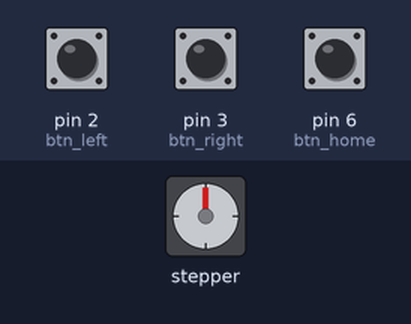
The program below on a simulated MicroPython board. On the bench: stepper motor. Inputs (shaded band) come from the test bench; at power-on: pin 2 (btn_left) HIGH, pin 3 (btn_right) HIGH, pin 6 (btn_home) HIGH. The stepper is drawn at 200 steps a turn.

Above: at 3.2 s.
3.3 s: pin 2 (btn_left) pulled LOW for 1 s
At 4.6 s:
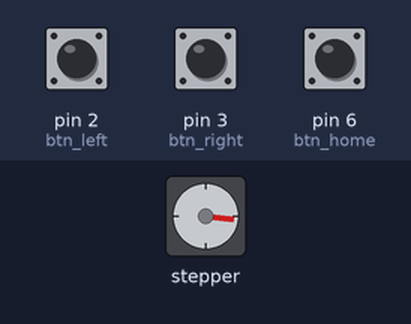
5.8 s: pin 3 (btn_right) pulled LOW for 3.2 s
At 9.4 s:
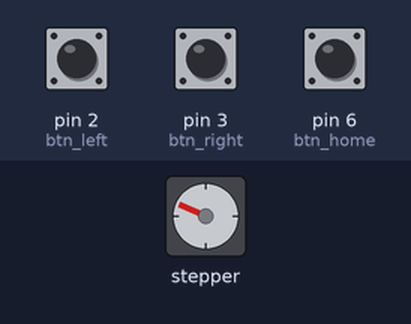
10.5 s: pin 6 (btn_home) pulled LOW for 0.15 s
At 10.95 s:
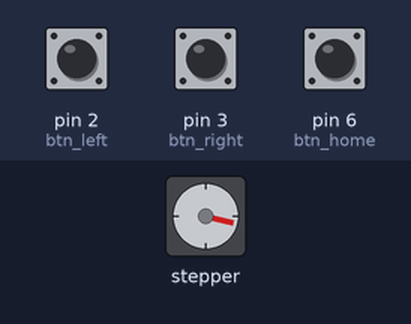
13.6 s: pin 3 (btn_right) pulled LOW for 1 s
At 14.9 s:
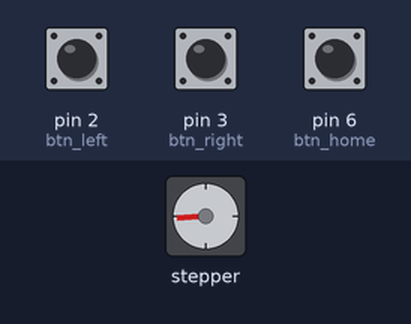
16.1 s: pin 2 (btn_left) pulled LOW for 3.2 s
At 19.6 s:
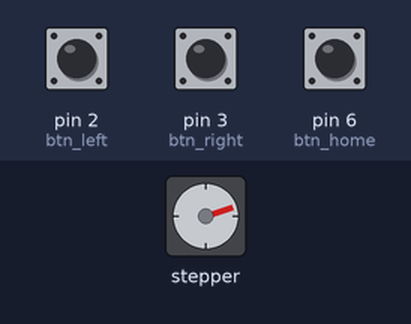
20.8 s: pin 6 (btn_home) pulled LOW for 1 s
At 22.75 s:
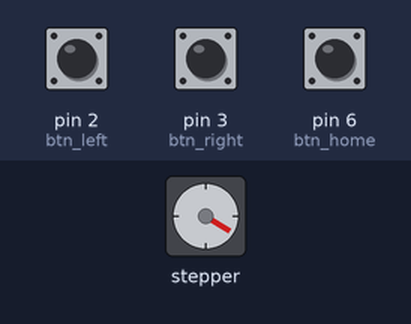
Timing chart, 0 to 24.5 s (numbered marks = the images above; inputs shaded):
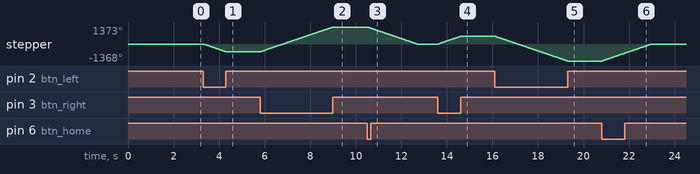

Measured:
- after the input at 3.3 s, stepper: turns 623° counter-clockwise in 1.0 s, starting at once
- after the input at 5.8 s, stepper: turns 1996° clockwise in 3.2 s, starting at once
- after the input at 10.5 s, stepper: turns 1373° counter-clockwise in 2.2 s, starting at once
- after the input at 13.6 s, stepper: turns 625° clockwise in 1.0 s, starting at once
- after the input at 16.1 s, stepper: turns 1993° counter-clockwise in 3.2 s, starting at once
- after the input at 20.8 s, stepper: turns 1368° clockwise in 2.2 s, starting at once

The program:

main.py
```python
from machine import Pin
import time

DIR_PIN = 15
STEP_PIN = 14
dir_pin = Pin(DIR_PIN, Pin.OUT)
step_pin = Pin(STEP_PIN, Pin.OUT)

btn_right  = Pin(3, Pin.IN, Pin.PULL_UP)
btn_left   = Pin(2, Pin.IN, Pin.PULL_UP)
btn_home   = Pin(6, Pin.IN, Pin.PULL_UP)

position = 0  # tracks steps from start

def step(direction):
    global position
    dir_pin.value(direction)
    step_pin.value(1)
    time.sleep_us(1400)
    step_pin.value(0)
    time.sleep_us(1400)
    if direction == 1:
        position += 1
    else:
        position -= 1

time.sleep(2)

while True:
    if btn_right.value() == 0:
        step(1)

    elif btn_left.value() == 0:
        step(0)

    elif btn_home.value() == 0:
        # return to start by stepping opposite direction
        if position > 0:
            while position > 0:
                step(0)
        elif position < 0:
            while position < 0:
                step(1)
```
